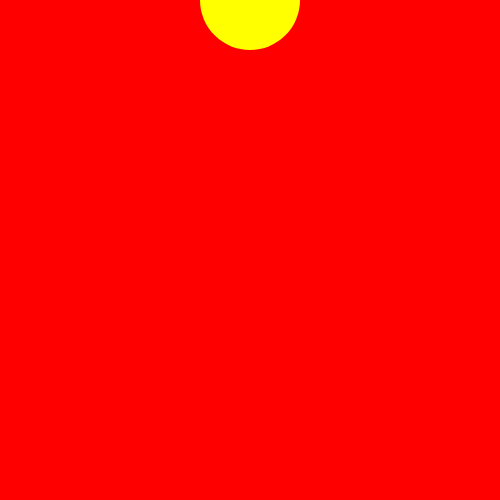
Frame 1 (no input)
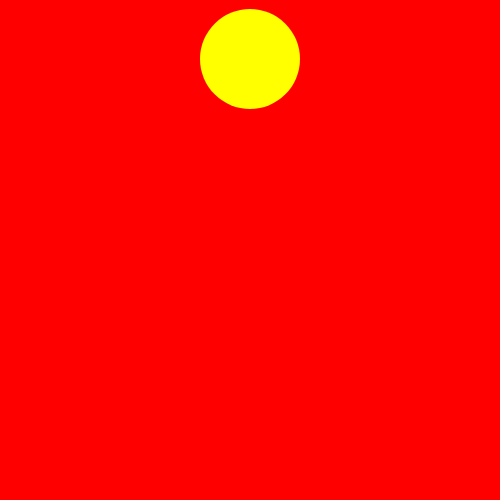
Frame 60 (no input)
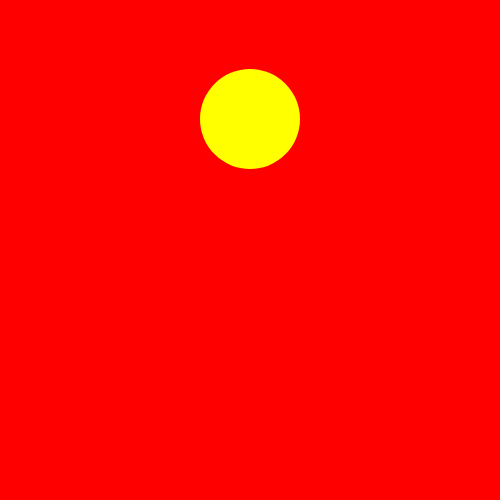
Frame 120 (the mouse pressed at the canvas centre since frame 60)

The p5.js sketch that drew these frames (run headless with seeded random() and noise() and a simulated clock; from frame 60 on, the mouse is pressed at the canvas centre):

// p5.js sketch
// ── sketch.js
//Simple animation example

var y = 0; //declare variable y with value 0

function setup(){
    createCanvas(500,500);
    noStroke();
}

function draw(){
    background(255,0,0); // redraw background every frame
    fill(255,255,0);
    ellipse(width/2, y, 100, 100); //draw ellipse at coordinate y
    y++; //increase y by 1 every frame

}
